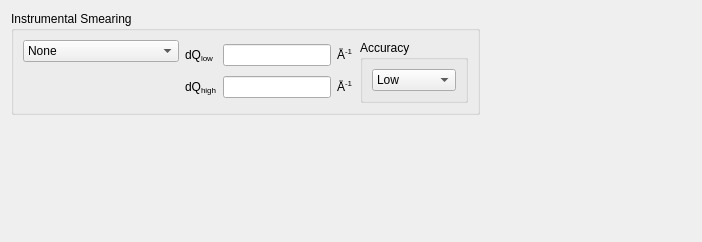
<?xml version="1.0" encoding="UTF-8"?>
<ui version="4.0">
 <class>SmearingWidgetUI</class>
 <widget class="QWidget" name="SmearingWidgetUI">
  <property name="geometry">
   <rect>
    <x>0</x>
    <y>0</y>
    <width>702</width>
    <height>242</height>
   </rect>
  </property>
  <property name="windowTitle">
   <string>Form</string>
  </property>
  <layout class="QGridLayout" name="gridLayout_4">
   <item row="0" column="0">
    <widget class="QGroupBox" name="groupBoxInstrumentalSmearing">
     <property name="sizePolicy">
      <sizepolicy hsizetype="Preferred" vsizetype="Fixed">
       <horstretch>0</horstretch>
       <verstretch>0</verstretch>
      </sizepolicy>
     </property>
     <property name="title">
      <string>Instrumental Smearing</string>
     </property>
     <layout class="QGridLayout" name="gridLayout_3">
      <item row="0" column="0">
       <layout class="QGridLayout" name="gridLayoutInstrumentalSmearing">
        <item row="0" column="0">
         <widget class="QComboBox" name="cbInstrumentalSmearing">
          <property name="currentIndex">
           <number>0</number>
          </property>
          <property name="sizeAdjustPolicy">
           <enum>QComboBox::AdjustToContents</enum>
          </property>
          <item>
           <property name="text">
            <string>None</string>
           </property>
          </item>
          <item>
           <property name="text">
            <string>Use dQ Data</string>
           </property>
          </item>
          <item>
           <property name="text">
            <string>Custom Pinhole Smear</string>
           </property>
          </item>
          <item>
           <property name="text">
            <string>Custom Slit Smear</string>
           </property>
          </item>
          <item>
           <property name="text">
            <string>Hankel Transform</string>
           </property>
          </item>
         </widget>
        </item>
        <item row="0" column="1" rowspan="2">
         <layout class="QGridLayout" name="gridLayout_dQ">
          <item row="0" column="0">
           <widget class="QLabel" name="lbl_Smearing_dQ_low">
            <property name="text">
             <string>&lt;html&gt;&lt;head/&gt;&lt;body&gt;&lt;p&gt;dQ&lt;span style=&quot; vertical-align:sub;&quot;&gt;low&lt;/span&gt;&lt;/p&gt;&lt;/body&gt;&lt;/html&gt;</string>
            </property>
           </widget>
          </item>
          <item row="0" column="1">
           <widget class="QLineEdit" name="txt_dQ_low"/>
          </item>
          <item row="0" column="2">
           <widget class="QLabel" name="lblInvAngstrom_dQ_low">
            <property name="text">
             <string>&lt;html&gt;&lt;head/&gt;&lt;body&gt;&lt;p&gt;Å&lt;span style=&quot; vertical-align:super;&quot;&gt;-1&lt;/span&gt;&lt;/p&gt;&lt;/body&gt;&lt;/html&gt;</string>
            </property>
           </widget>
          </item>
          <item row="1" column="0">
           <widget class="QLabel" name="lbl_Smearing_dQ_high">
            <property name="text">
             <string>&lt;html&gt;&lt;head/&gt;&lt;body&gt;&lt;p&gt;dQ&lt;span style=&quot; vertical-align:sub;&quot;&gt;high&lt;/span&gt;&lt;/p&gt;&lt;/body&gt;&lt;/html&gt;</string>
            </property>
           </widget>
          </item>
          <item row="1" column="1">
           <widget class="QLineEdit" name="txt_dQ_high"/>
          </item>
          <item row="1" column="2">
           <widget class="QLabel" name="lblInvAngstrom_dQ_high">
            <property name="text">
             <string>&lt;html&gt;&lt;head/&gt;&lt;body&gt;&lt;p&gt;Å&lt;span style=&quot; vertical-align:super;&quot;&gt;-1&lt;/span&gt;&lt;/p&gt;&lt;/body&gt;&lt;/html&gt;</string>
            </property>
           </widget>
          </item>
         </layout>
        </item>
        <item row="0" column="2" rowspan="2">
         <widget class="QGroupBox" name="groupBoxAccuracy">
          <property name="toolTip">
           <string>&lt;html&gt;&lt;head/&gt;&lt;body&gt;&lt;p&gt;Higher accuracy is very expensive. Use it with care!&lt;/p&gt;&lt;/body&gt;&lt;/html&gt;</string>
          </property>
          <property name="title">
           <string>Accuracy</string>
          </property>
          <layout class="QGridLayout" name="gridLayout">
           <item row="0" column="0">
            <widget class="QComboBox" name="cbAccuracy">
             <item>
              <property name="text">
               <string>Low</string>
              </property>
             </item>
             <item>
              <property name="text">
               <string>Medium</string>
              </property>
             </item>
             <item>
              <property name="text">
               <string>High</string>
              </property>
             </item>
             <item>
              <property name="text">
               <string>Extra high</string>
              </property>
             </item>
            </widget>
           </item>
          </layout>
         </widget>
        </item>
        <item row="1" column="0">
         <spacer name="verticalSpacer2InstrumentalSmearing">
          <property name="orientation">
           <enum>Qt::Vertical</enum>
          </property>
          <property name="sizeHint" stdset="0">
           <size>
            <width>20</width>
            <height>18</height>
           </size>
          </property>
         </spacer>
        </item>
       </layout>
      </item>
     </layout>
    </widget>
   </item>
   <item row="0" column="1">
    <spacer name="horizontalSpacerInstrumentalSmearing">
     <property name="orientation">
      <enum>Qt::Horizontal</enum>
     </property>
     <property name="sizeHint" stdset="0">
      <size>
       <width>71</width>
       <height>20</height>
      </size>
     </property>
    </spacer>
   </item>
   <item row="1" column="0">
    <spacer name="verticalSpacerInstrumentalSmearing">
     <property name="orientation">
      <enum>Qt::Vertical</enum>
     </property>
     <property name="sizeHint" stdset="0">
      <size>
       <width>20</width>
       <height>162</height>
      </size>
     </property>
    </spacer>
   </item>
  </layout>
 </widget>
 <resources/>
 <connections/>
</ui>
